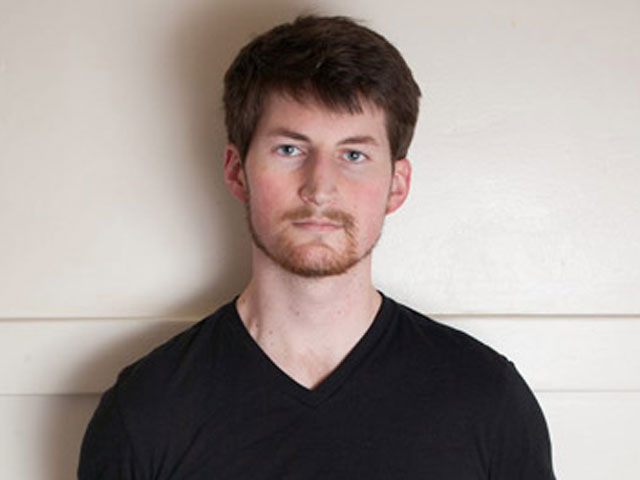
#> input picture lab1/pics/1.jpg, 640 x 480 px; its folder holds 4 pictures in this run
$ python main.py
#> lines starting #> are read from the running program, lines starting #| are printed output that depends on the picture; after the words box and inside, x2 and y2 are one past the last pixel; in counts of white or black regions, pixels touching at a corner belong together
import cv2
import os
index = []
images = []
text = []
face_cascade = cv2.CascadeClassifier('./cascades/haarcascade_frontalface_default.xml')
eye_cascade = cv2.CascadeClassifier('./cascades/haarcascade_eye.xml')
eye_glasses_cascade = cv2.CascadeClassifier('./cascades/haarcascade_mcs_upperbody.xml')
smile = cv2.CascadeClassifier('./cascades/haarcascade_mcs_mouth.xml')

def detectFileType (image): # функция которая определяет является ли изображение схемой, если не схема, то считаем, что это фото
    dist = cv2.calcHist([image],[0],None,[256],[0,256]) # изображение, если есть серые цвета, если надо обрабат. целое изображение, масштаб, высота верт оси
    prev = ''
    for i in dist:
        #print(type(i.real[0]))
        if prev == '':
            prev = i.real[0]
        else:
            if abs(prev-i.real[0]) > 10000.0: # при 10 000 хорошо разбирается схема
                return 'schema'
            prev = i.real[0]
    return "photo"


def detectFace(image):
    faces = face_cascade.detectMultiScale(image, 1.3, 5)
    if type(faces).__name__ == 'ndarray':
        for (x, y, w, h) in faces:
            cv2.rectangle(image, (x, y), (x + w, y + h), (255, 255, 255), 2)
            return True
    else:
        return False


def detectEye(image):
    faces = eye_cascade.detectMultiScale(image, 1.3, 5)
    if type(faces).__name__ == 'ndarray':
        for (x, y, w, h) in faces:
            cv2.rectangle(image, (x, y), (x + w, y + h), (255, 255, 255), 2)
            return True
    else:
        return False

def detectEyeGlasses(image):
    faces = eye_glasses_cascade.detectMultiScale(image, 1.3, 5)
    if type(faces).__name__ == 'ndarray':
        for (x, y, w, h) in faces:
            pass
            cv2.rectangle(image, (x, y), (x + w, y + h), (255, 255, 255), 2)
            return True
    else:
        return False

def detectPlateNumberRus(image):
    faces = smile.detectMultiScale(image, 1.3, 5)
    if type(faces).__name__ == 'ndarray':
        for (x, y, w, h) in faces:
            pass
            cv2.rectangle(image, (x, y), (x + w, y + h), (255, 0, 0), 2)
            return True
    else:
        return False

put = './pics'
image_paths = [os.path.join(os.path.realpath(put), f) for f in os.listdir(put)]

for image_path in image_paths:
    resstr = ""
    resstr += image_path
    images.append(image_path)
    img = cv2.imread(image_path)
#> img is the input picture: shape (480, 640, 3); mean B, G, R 147, 150.8, 160.9
    try:
        gray = cv2.cvtColor(img, cv2.COLOR_BGR2GRAY) # преобразуем к черно-белой картинке
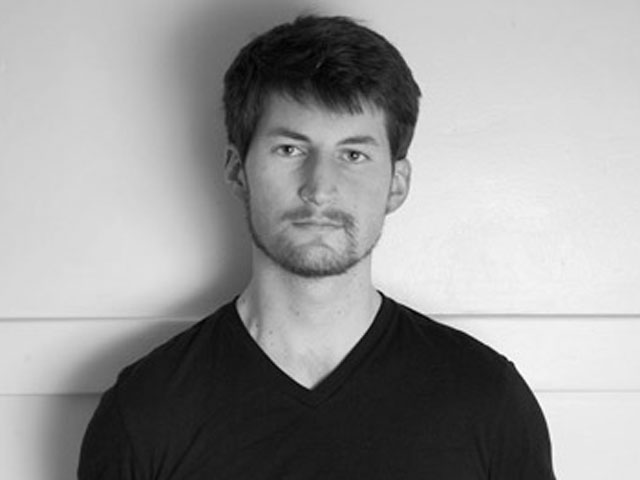
#> gray: shape (480, 640); min 0, max 255, mean 153.3
    except cv2.error as e:
        print(image_path + ' is not an image')
        continue

    if (detectFace(gray) == True):
#> in detectFace, `faces = face_cascade.detectMultiScale(image, 1.3, 5)`: faces = [[238, 86, 171, 171]]
#> the loop in detectFace, `for (x, y, w, h) in faces:` made 1 pass
#> after the loop in detectFace, `for (x, y, w, h) in faces:`:
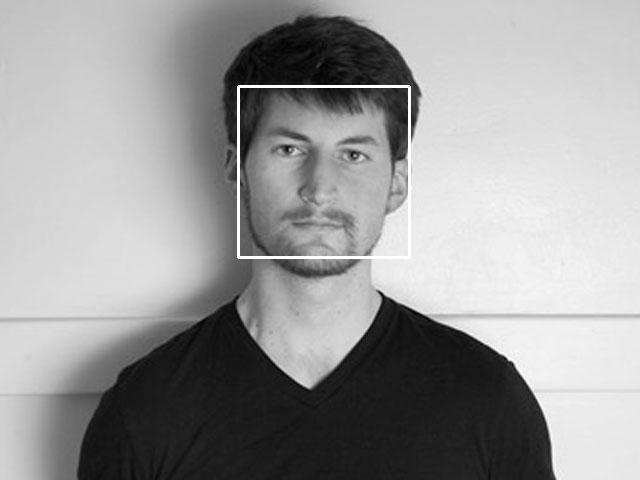
#> image: shape (480, 640); 0.67% of pixels changed, all inside (x1, y1, x2, y2) = (237, 85, 411, 259)
        resstr = resstr + ' have face '
    if (detectEye(gray) == True):
#> in detectEye, `faces = eye_cascade.detectMultiScale(image, 1.3, 5)`: faces = [[268, 131, 37, 37], [331, 135, 42, 42]]
#> the loop in detectEye, `for (x, y, w, h) in faces:` made 1 pass
#> after the loop in detectEye, `for (x, y, w, h) in faces:`:
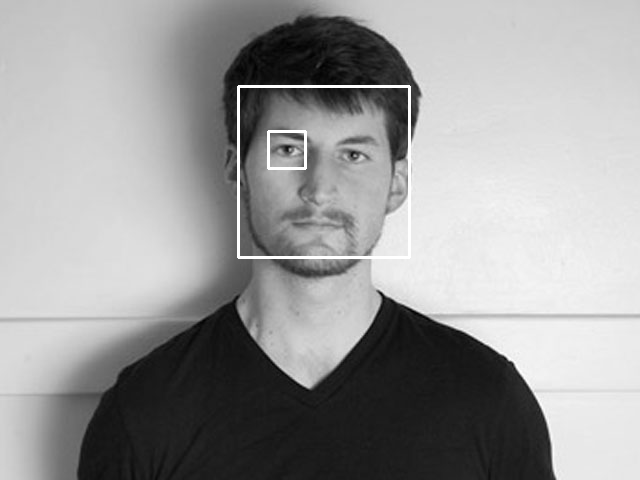
#> image: shape (480, 640); 0.14% of pixels changed, all inside (x1, y1, x2, y2) = (267, 130, 307, 170)
        resstr = resstr + ' have eyes '
    if (detectFileType(gray) == "schema"):
#> in detectFileType, `dist = cv2.calcHist([image],[0],None,[256],[0,256])`: dist = 256 values, max 7479 at index 27, min 1 at index 0, mean 1200
#> the loop in detectFileType, `for i in dist:` made 256 passes
#> (i, prev) on passes 1 to 12: ([1], 1), ([8], 8), ([9], 9), ([12], 12), ([22], 22), ([50], 50), ([56], 56), ([104], 104), ([158], 158), ([194], 194), ([230], 230), ([274], 274)
#> prev on passes 61 to 66: 181, 146, 149, 155, 157, 144
        resstr = resstr + ' it is schema '
    if (detectEyeGlasses(gray) == True):
#> in detectEyeGlasses, `faces = eye_glasses_cascade.detectMultiScale(image, 1.3, 5)`: faces = [[78, 46, 442, 402]]
#> the loop in detectEyeGlasses, `for (x, y, w, h) in faces:` made 1 pass
#> after the loop in detectEyeGlasses, `for (x, y, w, h) in faces:`:
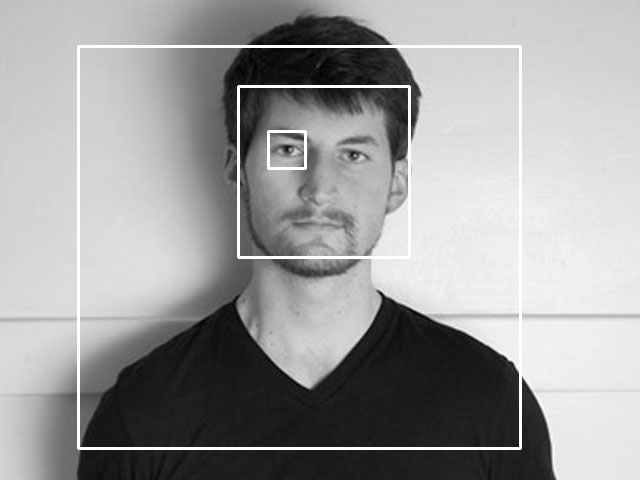
#> image: shape (480, 640); 1.65% of pixels changed, all inside (x1, y1, x2, y2) = (77, 45, 522, 450)
        resstr = resstr + ' have upperbody'
    if (detectPlateNumberRus(gray) == True):
#> in detectPlateNumberRus, `faces = smile.detectMultiScale(image, 1.3, 5)`: faces = [[280, 206, 67, 40], [266, 238, 104, 62]]
#> the loop in detectPlateNumberRus, `for (x, y, w, h) in faces:` made 1 pass
#> after the loop in detectPlateNumberRus, `for (x, y, w, h) in faces:`:
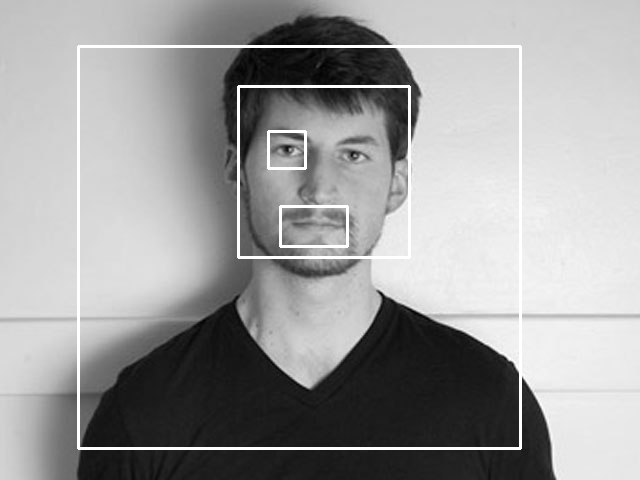
#> image: shape (480, 640); 0.21% of pixels changed, all inside (x1, y1, x2, y2) = (279, 205, 349, 248)
        resstr = resstr + ' have mouth '
    index.append(resstr)
    resstr = ""
#> pass 2 of the loop `for image_path in image_paths:`:
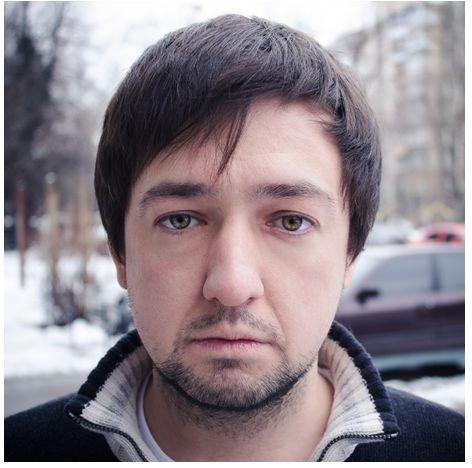
#> input picture lab1/pics/2.jpg, 472 x 468 px
#> img is the input picture: shape (468, 472, 3); mean B, G, R 141.5, 134.6, 144.7
#> gray: shape (468, 472)
#> the loop in detectFace, `for (x, y, w, h) in faces:` made 1 pass
#> (x, y, w, h) on pass 1: (97, 111, 283, 283)
#> the loop in detectEye, `for (x, y, w, h) in faces:` made 1 pass
#> (x, y, w, h) on pass 1: (250, 190, 65, 65)
#> after the loop in detectEye, `for (x, y, w, h) in faces:`:
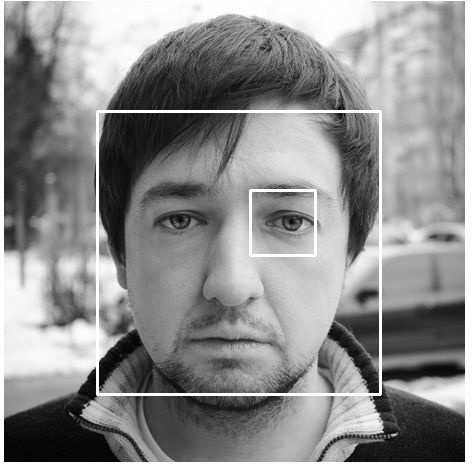
#> image: shape (468, 472); min 0, max 255, mean 140.8
#> the loop in detectFileType (call 2), `for i in dist:` made 256 passes
#> (i, prev) on passes 1 to 8: ([3], 3), ([27], 27), ([54], 54), ([54], 54), ([112], 112), ([290], 290), ([584], 584), ([641], 641)
#> the loop in detectPlateNumberRus, `for (x, y, w, h) in faces:` made 1 pass
#> (x, y, w, h) on pass 1: (255, 177, 64, 38)
#> after the loop in detectPlateNumberRus, `for (x, y, w, h) in faces:`:
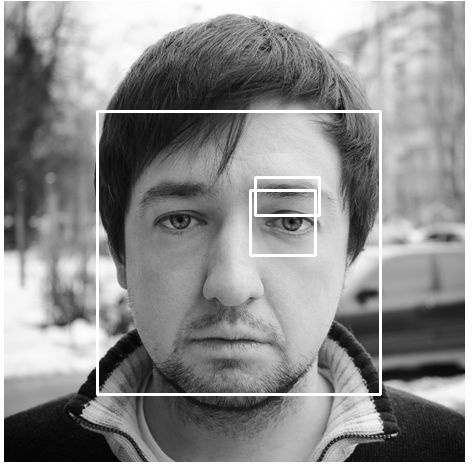
#> image: shape (468, 472); 0.27% of pixels changed, all inside (x1, y1, x2, y2) = (254, 176, 321, 217)

for i in range(len(index)):
    print(index[i])

number = int(input("enter a number: "))
#> the answer given: 3
print(images[number])

im = cv2.imread(images[number])
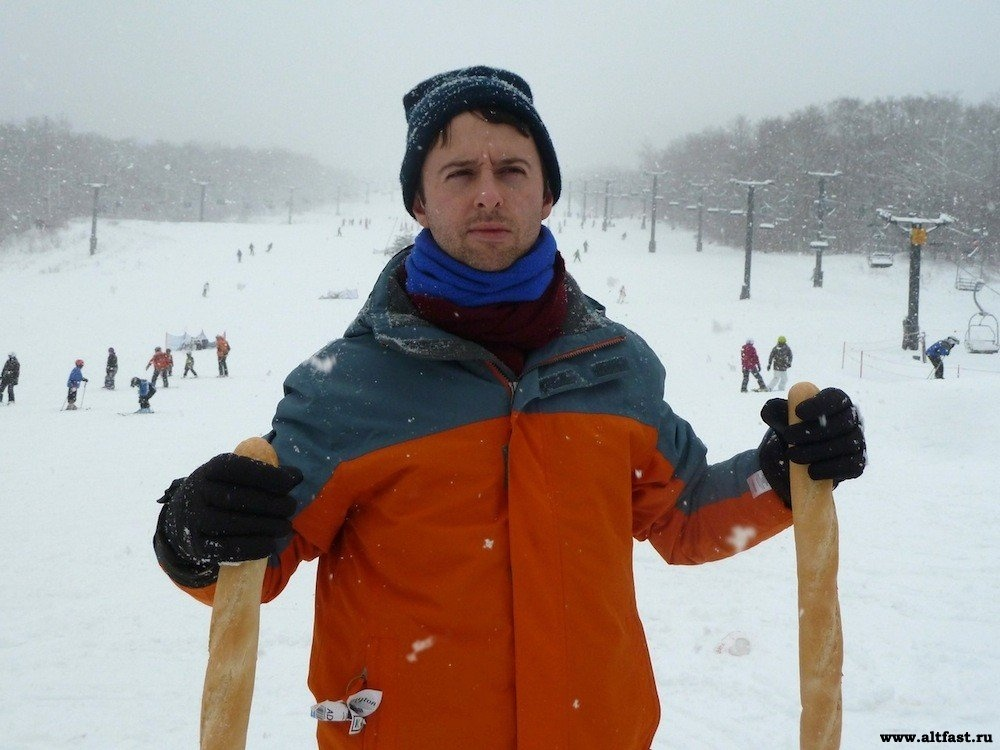
#> input picture lab1/pics/3.jpg, 1000 x 750 px
#> im is the input picture: shape (750, 1000, 3); mean B, G, R 153.2, 156.5, 165
cv2.imshow('img',im)
cv2.waitKey(0)
cv2.destroyAllWindows()
